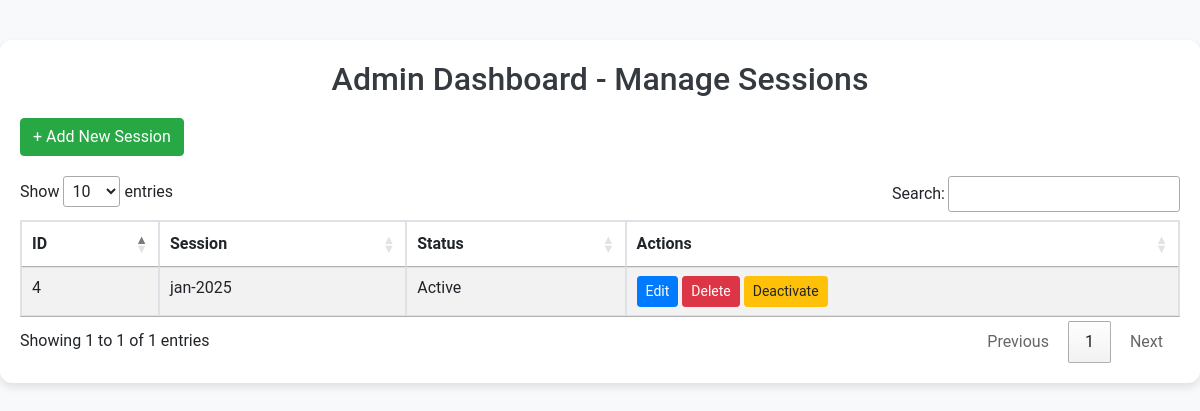
/admin/change_Session.php, run on the app's committed database.
### tables this page shows
CREATE TABLE `current_session` (
  `id` int(11) NOT NULL,
  `session_name` varchar(255) NOT NULL,
  `status` tinyint(1) DEFAULT 0,
  `created_at` timestamp NOT NULL DEFAULT current_timestamp(),
  `updated_at` timestamp NOT NULL DEFAULT current_timestamp() ON UPDATE current_timestamp()
);

### admin/change_Session.php (the view, shortened to what this page needs)
    <?php
$servername = "localhost";
$username = "campusedge_quiz";
$password = "MLOno(DK?WKa!+pR";
$dbname = "campusedge_quiz";
    $conn = new mysqli($servername, $username, $password, $dbname);
    $result = $conn->query("SELECT * FROM current_session");
    ?>
    <!DOCTYPE html>
    <html lang="en">
    <head>
        <link rel="stylesheet" href="https://stackpath.bootstrapcdn.com/bootstrap/4.5.2/css/bootstrap.min.css">
        <link rel="stylesheet" href="https://cdn.datatables.net/1.11.5/css/jquery.dataTables.min.css">
    </head>
    <body>
    <div class="admin-container">
        <h2>Admin Dashboard - Manage Sessions</h2>
        <button class="btn btn-success btn-custom" data-toggle="modal" data-target="#addEditModal" onclick="openAddModal()">+ Add New Session</button>
        <table id="recordsTable" class="table table-bordered table-striped">
            <thead>
                <tr>
                    <th>ID</th>
                    <th>Session</th>
                    <th>Status</th>
                    <th>Actions</th>
                </tr>
            </thead>
            <tbody>
                <?php while ($row = $result->fetch_assoc()) { ?>
                    <tr data-id="<?php echo $row['id']; ?>">
                        <td><?php echo $row['id']; ?></td>
                        <td><?php echo htmlspecialchars($row['session_name']); ?></td>
                        <td><?php echo $row['status'] == 1 ? 'Active' : 'Inactive'; ?></td>
                        <td>
                            <button class="btn btn-primary btn-sm" onclick="openEditModal(<?php echo $row['id']; ?>, '<?php echo $row['session_name']; ?>')">Edit</button>
                            <button class="btn btn-danger btn-sm" onclick="deleteRecord(<?php echo $row['id']; ?>)">Delete</button>
                            <button class="btn btn-warning btn-sm" onclick="toggleStatus(<?php echo $row['id']; ?>, <?php echo $row['status']; ?>)">
                                <?php echo $row['status'] == 1 ? 'Deactivate' : 'Activate'; ?>
                            </button>
                        </td>
                    </tr>
                <?php } ?>
            </tbody>
        </table>
    </div>
    </body>
    </html>

### admin/change_Session.php (style rules this page uses)
body { background-color: #f8f9fa; font-family: 'Roboto', sans-serif; }
.admin-container { max-width: 1200px; margin: 40px auto; padding: 20px; background-color: #fff; border-radius: 12px; box-shadow: 0 4px 8px rgba(0, 0, 0, 0.1); }
h2 { text-align: center; margin-bottom: 20px; color: #343a40; }
.btn-custom { margin-bottom: 20px; }

### data on the page
current_session: id "4", session_name "jan-2025", status "Active"
